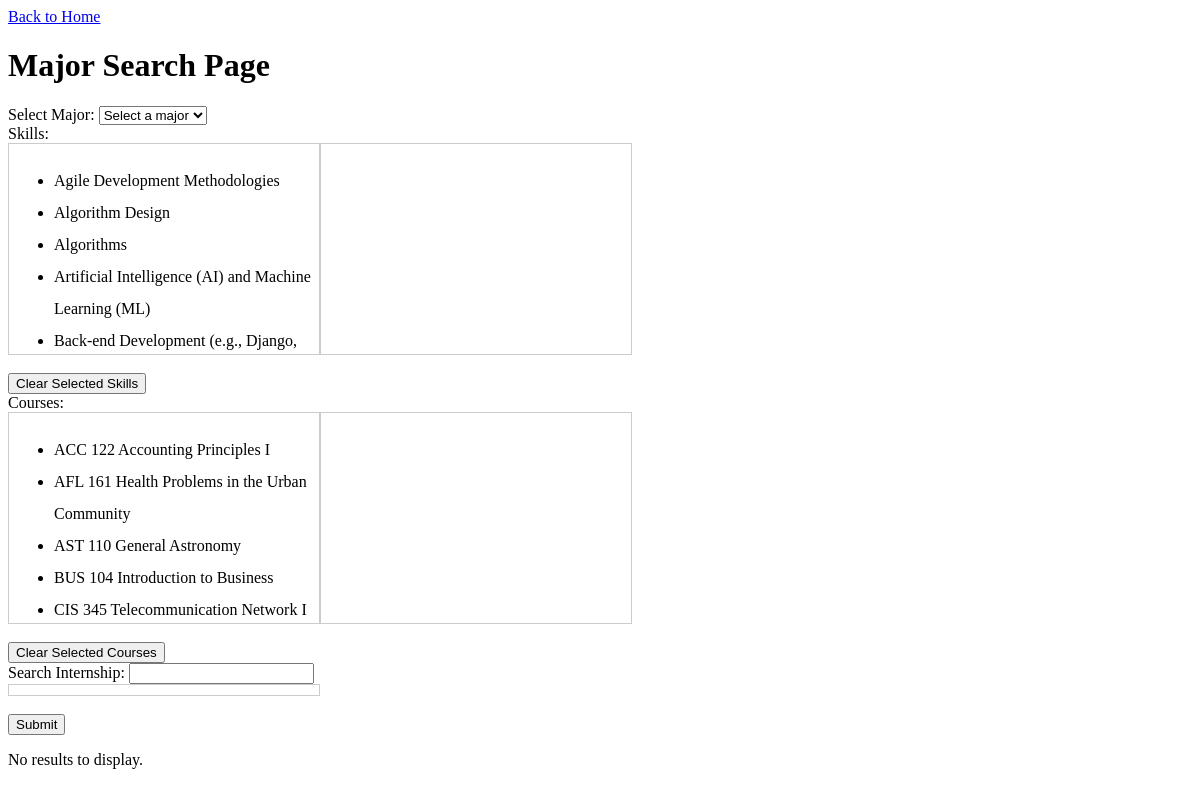
Page /page3/ on the committed database.
### careers/models.py (models this page shows, shortened)
class Skill(models.Model):
	name = models.CharField(max_length=200)
	gapfiller = models.TextField( blank=True)

class Course(models.Model):
	name = models.CharField(max_length=200)

### careers/views.py (the view, shortened to what this page needs)
# urls.py: path('page3/', views.page3, name='page3'),
def page3(request):
    majors = Major.objects.all()
    skills = Skill.objects.all()
    courses = Course.objects.all()
    internships = Intern.objects.all()
    return render(request, 'page3.html', {'majors': majors, 'skills': skills, 'courses': courses})

### careers/templates/page3.html (shortened to what this page needs)
<!DOCTYPE html>
<html>
<head>
</head>
<body>
    <a href="{% url 'home' %}">Back to Home</a>
    <h1>Major Search Page</h1>
    <form method="POST" action="{% url 'page3' %}">
        <label for="major">Select Major:</label>
        <select id="major" name="major">
            <option value="" selected disabled>Select a major</option>
        </select>
        <br>
        <label for="skills">Skills:</label>
        <div id="skills-container" class="container">
            <div id="skills-list">
                <ul>
                    {% for skill in skills|dictsort:"name" %}
                        <li class="skill" data-skill-id="{{ skill.id }}">{{ skill.name }}</li>
                    {% endfor %}
                </ul>
            </div>
            <div id="selected-skills">
            </div>
        </div>
        <br><button type="button" id="clear-selected-skills">Clear Selected Skills</button><br>
        <label for="courses">Courses:</label>
        <div id="courses-container" class="container">
            <div id="courses-list">
                <ul>
                    {% for course in courses|dictsort:"name" %}
                        <li class="course" data-course-id="{{ course.id }}">{{ course.name }}</li>
                    {% endfor %}
                </ul>
            </div>
            <div id="selected-courses">
            </div>
        </div>
        <br><button type="button" id="clear-selected-courses">Clear Selected Courses</button><br>
        <label for="internship">Search Internship:</label>
        <input type="text" id="internship" name="internship" oninput="fetchInternshipSuggestions()">
        <div id="internship-suggestions" class="suggestions"></div>
        <br>
        <button type="submit">Submit</button>
    </form>
    {% if results %}
        {% for result in results %}
            {% if result.case_1 %}
                <h2>Case 1 Results:</h2>
                <p>Selected Major: {{ result.case_1.selected_major_name }}</p>
                <h3>Major Skills:</h3>
                <ul>
                    {% for skill in result.case_1.major_skills %}
                        <li>{{ skill.name }}</li>
                    {% endfor %}
                </ul>
            {% endif %}
            {% if result.case_2 %}
                <h2>Case 2 Results:</h2>
                <p>Selected Major: {{ result.case_2.selected_major_name }}</p>
                <h3>Major Skills:</h3>
                <ul>
                    {% for skill in result.case_2.major_skills %}
                        <li>{{ skill.name }}</li>
                    {% endfor %}
                </ul>
            {% endif %}
        {% endfor %}
    {% else %}
        <p>No results to display.</p>
    {% endif %}
</body>
</html>

### careers/templates/page3.html (style rules this page uses)
#skills-list, #courses-list, #selected-skills,#selected-courses, #internship-suggestions { max-height: 200px; width: 300px; overflow-y: auto; border: 1px solid #ccc; padding: 5px; line-height: 2; cursor: pointer; }
.container { display:flex; }

### rows in the picture
Skill: name "Agile Development Methodologies"
Skill: name "Algorithm Design"
Skill: name "Algorithms"
Skill: name "Artificial Intelligence (AI) and Machine Learning (ML)"
Skill: name "Back-end Development (e.g., Django,…"
Course: name "ACC 122 Accounting Principles I"
Course: name "AFL 161 Health Problems in the Urban Community"
Course: name "AST 110 General Astronomy"
Course: name "BUS 104 Introduction to Business"
Course: name "CIS 345 Telecommunication Network I"
